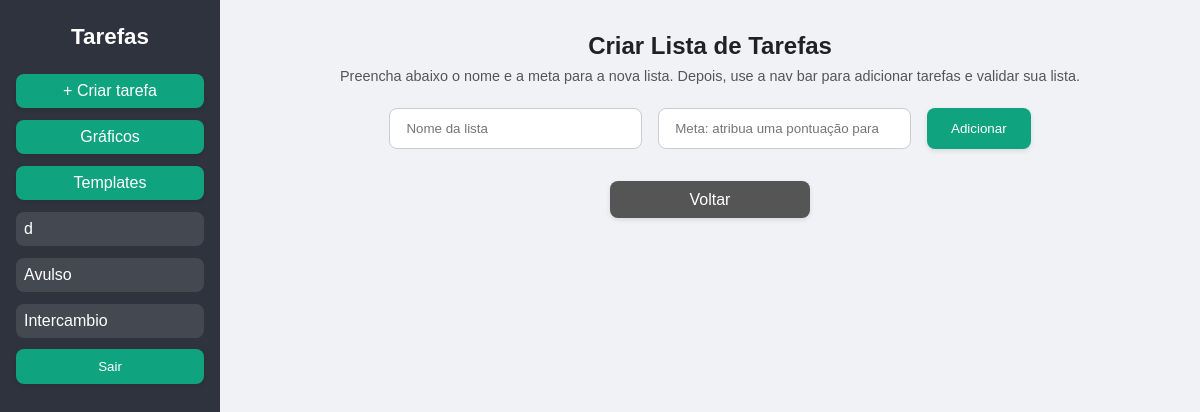
Before: /nova_tarefa/ (signed in) with the older database file.
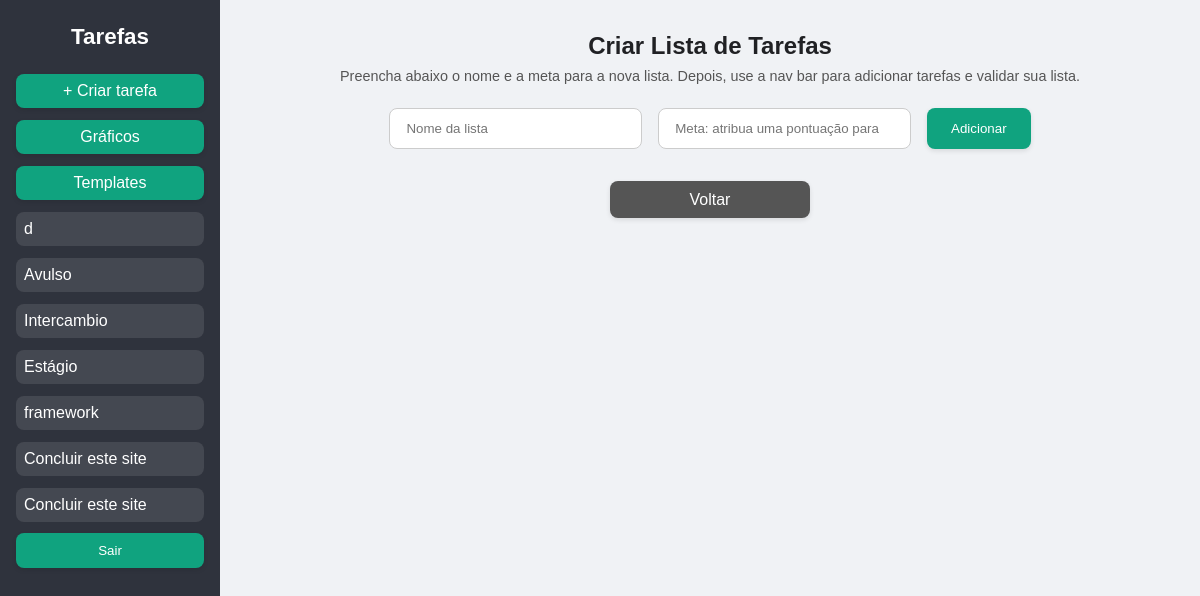
After: the same page with the newer database file.
### points_of_change_2/models.py (models this page shows)
class Novo_tipo(models.Model):
    author = models.ForeignKey("auth.User", on_delete=models.CASCADE,  default=1)
    nome = models.TextField(verbose_name='Descrição da lista', default="Avulso")
    meta = models.PositiveIntegerField(verbose_name='Meta', default="0")

### points_of_change_2/views.py (the view, shortened to what this page needs)
# urls.py: path('nova_tarefa/', views.nova_tarefa, name='nova_tarefa'),
@login_required
def nova_tarefa(request):
    lista = []
    tipos = Novo_tipo.objects.filter(author=request.user.id)
    for tipo in tipos:
        if tipo.nome == 'i':
            tipo.nome = 'Avulso'
        lista.append(tipo.nome)
    return render(request, 'paginas/nova_tarefa.html', {'lista': lista})

### points_of_change_2/templates/paginas/nova_tarefa.html (shortened to what this page needs)
<!DOCTYPE html>
<html lang="pt-BR">
<head>
</head>
<body>
  <nav class="sidebar">
    <h2>Tarefas</h2>
    <div class="tipo-form">
      <a href="/nova_tarefa/" class="btn-create" style="background-color: #10a37f">
         + Criar tarefa
      </a>
      <a href="/graficos/" class="btn-create" style="background-color: #10a37f">Gráficos</a>
      <a href="/recomendacoes/" class="btn-create" style="background-color: #10a37f">Templates</a>
      {% for tipo in lista %}
        <a href="/tipo/{{ tipo }}/" style="text-align: left;">{{ tipo }}</a>
      {% endfor %}
    </div>
    <form action="{% url 'logout' %}" method="post" >
      <button type="submit" class="btn-logout" style="padding: 10px;">Sair</button>
    </form>
  </nav>
  <div class="main">
    <h2>Criar Lista de Tarefas</h2>
    <p class="subtitle">
      Preencha abaixo o nome e a meta para a nova lista.
      Depois, use a nav bar para adicionar tarefas e validar sua lista.
    </p>
    <form method="post" action="#" class="task-form">
      <input type="text" name="nome" placeholder="Nome da lista" required />
      <input type="number" name="meta" placeholder="Meta: atribua uma pontuação para sua lista" min="0" required />
      <button type="submit">Adicionar</button>
    </form>
    <a href="/" class="back-btn">Voltar</a>
  </div>
</body>
</html>

Changed rows visible on the page:
added Novo_tipo: lista "Estágio"
added Novo_tipo: lista "framework"
added Novo_tipo: lista "Concluir este site"
added Novo_tipo: lista "Concluir este site"
